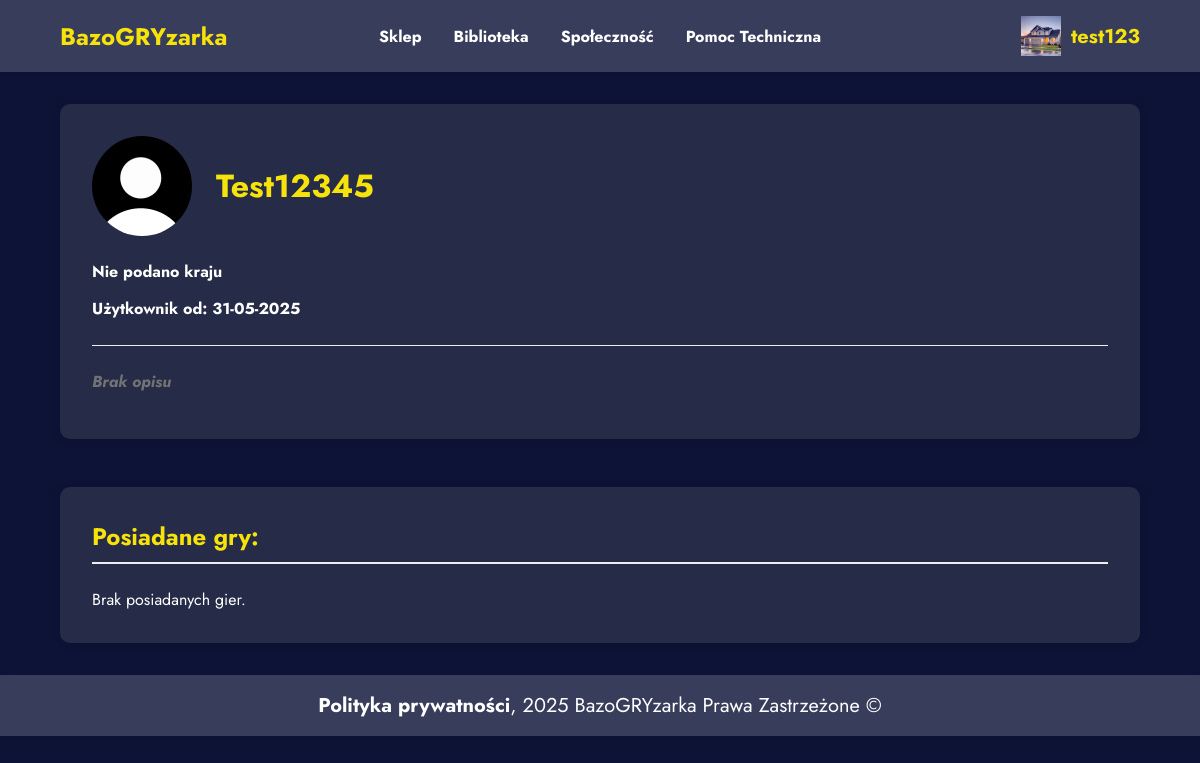
The app's page /profile.php?user_id=4 (signed in) with its own data.
### tables this page shows
CREATE TABLE `Uzytkownik` (
  `Id_Uzytkownika` int NOT NULL,
  `Nick` varchar(50) DEFAULT NULL,
  `Imie` varchar(50) DEFAULT NULL,
  `Nazwisko` varchar(50) DEFAULT NULL,
  `Kraj` varchar(50) DEFAULT NULL,
  `LinkDoProfilu` varchar(255) DEFAULT NULL,
  `ZdjecieProfilowe` varchar(50) DEFAULT NULL,
  `Opis` text,
  `password_hash` varchar(255) DEFAULT NULL,
  `created_at` timestamp NULL DEFAULT CURRENT_TIMESTAMP,
  `email` varchar(100) DEFAULT NULL
);

### profile.php (the view, shortened to what this page needs)
<?php
$conn = new mysqli("localhost", "root", "newpassword", "BazoGRYzarka");
$view_user_id = isset($_GET['user_id']) && ctype_digit($_GET['user_id']) ? (int)$_GET['user_id'] : (int)$_SESSION['user_id'];
$stmt = $conn->prepare("SELECT Nick, Imie, Nazwisko, Kraj, ZdjecieProfilowe, Opis, created_at FROM Uzytkownik WHERE Id_Uzytkownika = ?");
$stmt->bind_param("i", $view_user_id);
$stmt->execute();
$result = $stmt->get_result();
$user = $result->fetch_assoc();
$nick = $_SESSION['user'];
$stmt = $conn->prepare("SELECT ZdjecieProfilowe FROM Uzytkownik WHERE Nick = ?");
$stmt->bind_param("s", $nick);
$stmt->execute();
$result = $stmt->get_result();
if ($result->num_rows > 0) {
    $row = $result->fetch_assoc();
    $avatarTwoj = $row['ZdjecieProfilowe'] ?: 'default.jpg';
} else {
    $avatarTwoj = 'default.jpg';
}
$ownedGames = [];
?>
<!DOCTYPE html>
<html lang="pl">
<head>
    <link rel="stylesheet" href="profil.css" />
</head>
<body>
<nav class="navbar">
    <div class="nav-container">
        <h1 class="platform-name"><a href="main">BazoGRYzarka</a></h1>
        <div class="nav-links">
            <a href="sklep">Sklep</a>
            <a href="library">Biblioteka</a>
            <a href="community">Społeczność</a>
            <a href="contact">Pomoc Techniczna</a>
        </div>
        <div class="user-profile">
    <?php if (isset($_SESSION['user']) && isset($_SESSION['user_id'])): ?>
        <img src="images/<?php echo htmlspecialchars($avatarTwoj ?? 'default.jpg'); ?>" alt="User Avatar" class="user-avatar" width="40" height="40" />
        <span class="username"><a href="profile"><?php echo htmlspecialchars($_SESSION['user']); ?></a></span>
    <?php else: ?>
        <img src="images/default.jpg" alt="Default Avatar" class="user-avatar" width="40" height="40" />
        <span class="username"><a href="login">Zaloguj się</a></span>
    <?php endif; ?>
</div>
    </div>
</nav>
<div class="profile-container">
    <div class="profile-section">
        <div class="profile-bubble">
            <div class="profile-header">
                <img src="images/<?= htmlspecialchars($user['ZdjecieProfilowe'] ?? 'default.jpg') ?>" alt="Profile Picture" class="profile-pic" width="100" height="100" />
                <h1><?= htmlspecialchars($user['Nick']) ?></h1>
            </div>
            <div class="profile-info">
                <p><?= htmlspecialchars($user['Kraj'] ?? 'Nie podano kraju') ?></p>
                <p>Użytkownik od: <?= htmlspecialchars(date('d-m-Y', strtotime($user['created_at']))) ?></p>
                <p class="bio"><?= htmlspecialchars($user['Opis'] ?? 'Brak opisu') ?></p>
            </div>
        </div>
    </div>
    <div class="games-section">
        <h2>Posiadane gry:</h2>
        <div class="games-grid">
            <?php if (count($ownedGames) > 0): ?>
                <?php foreach ($ownedGames as $game): ?>
                    <?php
                    $imageFileName = $game['zdjGlowne'] ?? '';
                    $imagePath = "images/" . $imageFileName;
                    if (!file_exists($imagePath) || empty($imageFileName)) {
                        $imagePath = "images/unknown.jpg";
                    }
                    ?>
                    <div class="game-card">
                        <img src="<?= $imagePath ?>" alt="<?= htmlspecialchars($game['Tytul']) ?>" />
                        <h3><?= htmlspecialchars($game['Tytul']) ?></h3>
                    </div>
                <?php endforeach; ?>
            <?php else: ?>
                <p style="color: white;">Brak posiadanych gier.</p>
            <?php endif; ?>
        </div>
    </div>
</div>
<div id="footer">
    <a href="privacy">Polityka prywatności</a>, 2025 BazoGRYzarka Prawa Zastrzeżone &copy;
    </div>
</body>
</html>

### profil.css (style rules this page uses)
* { margin: 0; padding: 0; box-sizing: border-box; font-family: 'Jost', sans-serif !important; }
body { background-color: #0C1336; color: #333; }
h2 { color: #f6e30b; }
.navbar { background-color: #373D5B; padding: 1rem 0; box-shadow: 0 2px 5px rgba(0,0,0,0.1); }
.nav-container { display: flex; justify-content: space-between; align-items: center; width: 90%; max-width: 1200px; margin: 0 auto; }
.platform-name { color: #ffffff; font-size: 1.5rem; margin-right: 3rem; font-weight: bold; }
.nav-links { display: flex; gap: 2rem; position: absolute; left: 50%; transform: translateX(-50%); }
.nav-links a { color: #FFFFFF; text-decoration: none; font-weight: bold; font-size: 1rem; transition: color 0.3s; }
.user-profile { display: flex; align-items: center; gap: 10px; margin-left: 20px; }
.user-avatar { width: 40px; height: 40px; object-fit: cover; }
a { color: #f6e30b; font-weight: bold; text-decoration: none; }
.username { color: #f6e30b; font-weight: bold; font-size: 20px; }
.profile-container { width: 90%; max-width: 1200px; margin: 2rem auto; }
.profile-section { display: flex; gap: 2rem; margin-bottom: 3rem; word-wrap: break-word; overflow-wrap: break-word; word-break: break-word; }
.profile-bubble, .action-buttons { background-color: #262B47; border-radius: 10px; padding: 2rem; box-shadow: 0 2px 10px rgba(0,0,0,0.1); flex: 2; }
.profile-header h1 { color:#f6e30b; font-weight: bold; }
.profile-header { display: flex; align-items: center; margin-bottom: 1.5rem; }
.profile-pic { width: 100px; height: 100px; border-radius: 50%; object-fit: cover; margin-right: 1.5rem; }
.profile-info p { margin-bottom: 0.8rem; line-height: 1.5; color: white; font-weight: bold; }
.profile-info .bio { color: #737373; }
.bio { font-style: italic; margin-top: 1.5rem; padding-top: 1.5rem; border-top: 1px solid #eee; }
.games-section { background-color: #262B47; border-radius: 10px; padding: 2rem; box-shadow: 0 2px 10px rgba(0,0,0,0.1); }
.games-section h2 { margin-bottom: 1.5rem; padding-bottom: 0.5rem; border-bottom: 2px solid #eee; }
.games-grid { display: grid; grid-template-columns: repeat(auto-fill, minmax(325px, 1fr)); gap: 1.5rem; }
#footer { background-color: #373D5B; padding: 1rem 0; box-shadow: 0 2px 5px rgba(0,0,0,0.1); width: 100%; display: flex; justify-content: center; align-items: center; font-size: 20px; color: white; }
#footer a { color: white; }

### records on screen
uzytkownik: ZdjecieProfilowe (picture)
uzytkownik: Nick "Test12345", Kraj "Nie podano kraju", created_at "31-05-2025", Opis "Brak opisu"

### other values on screen
$_SESSION['user'] "test123"
